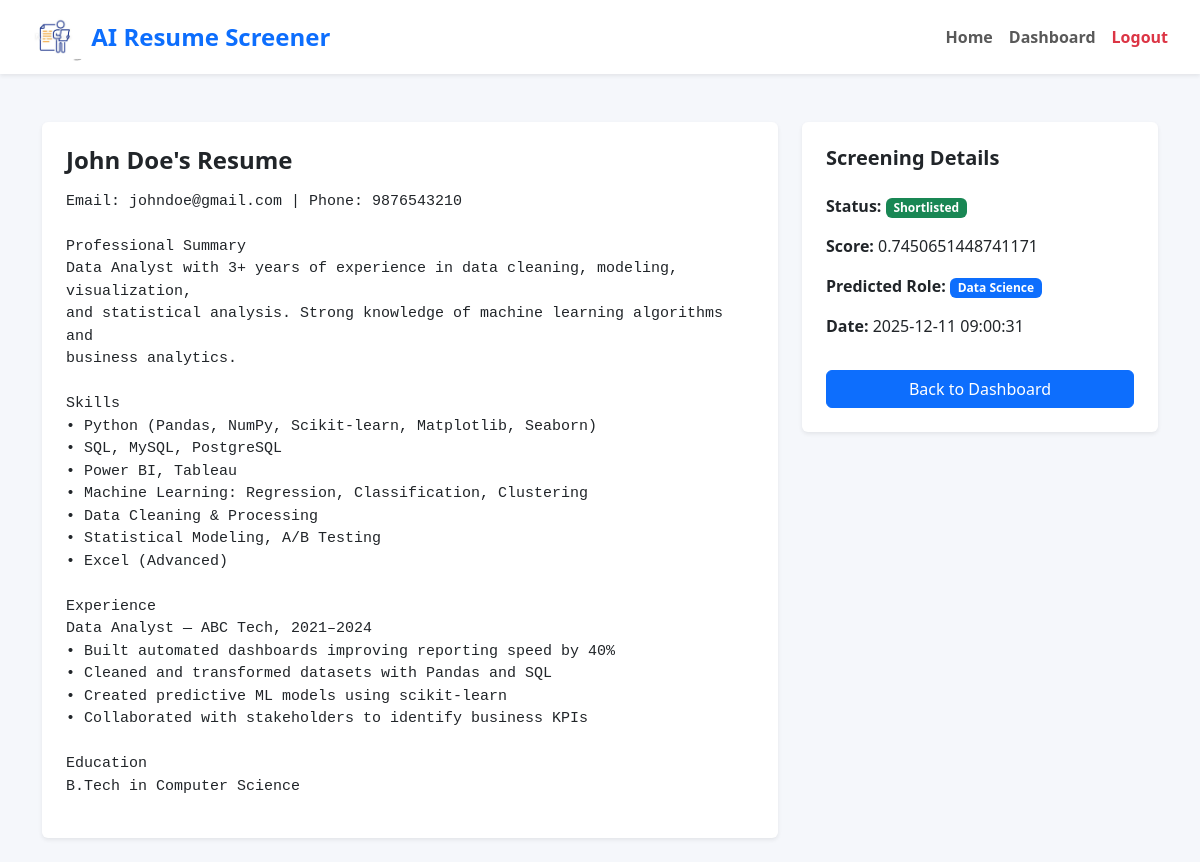
The app's page /view/7 (signed in) with its own data.
### tables this page shows
CREATE TABLE candidates (
            id INTEGER PRIMARY KEY AUTOINCREMENT,
            name TEXT,
            resume TEXT,
            prediction TEXT,
            probability REAL,
            job_role TEXT,
            created_at TEXT
        );

### app.py (the view)
@app.route("/view/<int:candidate_id>")
@login_required
def view_candidate(candidate_id):
    conn = sqlite3.connect("candidates.db")
    cur = conn.cursor()
    cur.execute("SELECT name, resume, prediction, probability, job_role, created_at FROM candidates WHERE id=?", (candidate_id,))
    row = cur.fetchone()
    conn.close()
    return render_template("view_resume.html", candidate=row)

### app.py (called while the page is built)
@login_manager.user_loader
def load_user(user_id):
    return SimpleUser(id=1, email="demo@example.com")  # static user for login

### templates/view_resume.html (shortened to what this page needs)
{% extends "admin_layout.html" %}
{% block content %}
<div class="row mt-4">
    <div class="col-md-8">
        <div class="card shadow-sm border-0 p-4">
            <h4 class="fw-bold mb-3">{{ candidate[0] }}'s Resume</h4>
            <pre class="resume-box">{{ candidate[1] }}</pre>
        </div>
    </div>
    <div class="col-md-4">
        <div class="card shadow-sm border-0 p-4">
            <h5 class="fw-bold">Screening Details</h5>
            <p class="mt-3">
                <strong>Status:</strong>
                {% if candidate[2] == "Shortlisted" %}
                    <span class="badge bg-success">Shortlisted</span>
                {% else %}
                    <span class="badge bg-danger">Not Shortlisted</span>
                {% endif %}
            </p>
            <p><strong>Score:</strong> {{ candidate[3] }}</p>
            {% if candidate[4] %}
                <p><strong>Predicted Role:</strong>
                <span class="badge bg-primary">{{ candidate[4] }}</span></p>
            {% endif %}
            <p><strong>Date:</strong> {{ candidate[5] }}</p>
            <a href="/dashboard" class="btn btn-primary mt-3">Back to Dashboard</a>
        </div>
    </div>
</div>
{% endblock %}

### static/css/style.css (style rules this page uses)
body { background: #f5f7fb; }

### templates/view_resume.html (style rules this page uses)
.resume-box { white-space: pre-wrap; font-size: 15px; line-height: 1.5; }

### records on screen
candidates: name "John Doe", resume "Email: johndoe@gmail.com | Phone: 9876543210 Professional Summary Data Analyst with 3+ years of experience in data cleaning, modeling, visualization, and statistical analysis. Strong knowledge of machine learning algorithms and business analytics. Skills • Python (Pandas, NumPy, Scikit-learn, Matplotlib, Seaborn) • SQL, MySQL, PostgreSQL • Power BI, Tableau • Machine Learning: Regression, Classification, Clustering • Data Cleaning & Processing • Statistical Modeling, A/B Testing • Excel (Advanced) Experience Data Analyst — ABC Tech, 2021–2024 • Built automated dashboards improving reporting speed by 40% • Cleaned and transformed datasets with Pandas and SQL • Created predictive ML models…", probability "0.7450651448741171", job_role "Data Science", created_at "2025-12-11 09:00:31"
